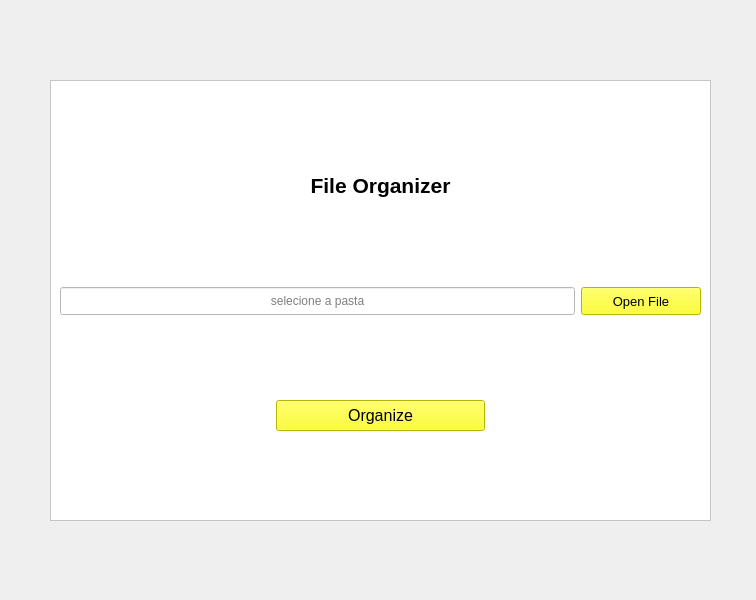
<?xml version="1.0" encoding="UTF-8"?>
<ui version="4.0">
 <class>MainWindow</class>
 <widget class="QMainWindow" name="MainWindow">
  <property name="geometry">
   <rect>
    <x>0</x>
    <y>0</y>
    <width>756</width>
    <height>600</height>
   </rect>
  </property>
  <property name="windowTitle">
   <string>MainWindow</string>
  </property>
  <widget class="QWidget" name="centralwidget">
   <widget class="QFrame" name="frame">
    <property name="geometry">
     <rect>
      <x>50</x>
      <y>80</y>
      <width>661</width>
      <height>441</height>
     </rect>
    </property>
    <property name="styleSheet">
     <string notr="true">background-color: rgb(255, 255, 255);</string>
    </property>
    <property name="frameShape">
     <enum>QFrame::StyledPanel</enum>
    </property>
    <property name="frameShadow">
     <enum>QFrame::Raised</enum>
    </property>
    <layout class="QVBoxLayout" name="verticalLayout">
     <item>
      <widget class="QLabel" name="label">
       <property name="font">
        <font>
         <pointsize>10</pointsize>
        </font>
       </property>
       <property name="text">
        <string>&lt;html&gt;&lt;head/&gt;&lt;body&gt;&lt;p align=&quot;center&quot;&gt;&lt;img src=&quot;C:\Users\Pedro\Desktop\CYBER TECH\logo_cyber_tech.png&quot; alt=&quot;Marca Cyber Tech&quot;&gt;&lt;/p&gt;&lt;p align=&quot;center&quot;&gt;&lt;span style=&quot; font-size:16pt; font-weight:600;&quot;&gt;File Organizer&lt;/span&gt;&lt;/p&gt;&lt;/body&gt;&lt;/html&gt;</string>
       </property>
      </widget>
     </item>
     <item>
      <layout class="QHBoxLayout" name="horizontalLayout">
       <item>
        <widget class="QLineEdit" name="txt">
         <property name="minimumSize">
          <size>
           <width>0</width>
           <height>28</height>
          </size>
         </property>
         <property name="alignment">
          <set>Qt::AlignCenter</set>
         </property>
         <property name="placeholderText">
          <string>selecione a pasta</string>
         </property>
        </widget>
       </item>
       <item>
        <widget class="QPushButton" name="btn_open">
         <property name="minimumSize">
          <size>
           <width>120</width>
           <height>28</height>
          </size>
         </property>
         <property name="font">
          <font>
           <pointsize>10</pointsize>
          </font>
         </property>
         <property name="cursor">
          <cursorShape>ArrowCursor</cursorShape>
         </property>
         <property name="styleSheet">
          <string notr="true">QPushButton{bordert-top-right-radious: 15px; background-color: rgb(255, 255, 0)}
QPushButton:hover{color: #000000; background-color: rgb(0, 255, 255)}
</string>
         </property>
         <property name="text">
          <string>Open File</string>
         </property>
        </widget>
       </item>
      </layout>
     </item>
     <item>
      <layout class="QHBoxLayout" name="horizontalLayout_2">
       <item>
        <widget class="QLabel" name="label_2">
         <property name="text">
          <string/>
         </property>
        </widget>
       </item>
       <item>
        <widget class="QPushButton" name="btn_organize">
         <property name="minimumSize">
          <size>
           <width>200</width>
           <height>31</height>
          </size>
         </property>
         <property name="font">
          <font>
           <pointsize>12</pointsize>
          </font>
         </property>
         <property name="cursor">
          <cursorShape>OpenHandCursor</cursorShape>
         </property>
         <property name="styleSheet">
          <string notr="true">QPushButton{bordert-top-right-radious: 15px;background-color: rgb(255, 255, 0)}
QPushButton:hover{color: #000000; background-color: rgb(0, 255, 255)}
</string>
         </property>
         <property name="text">
          <string>Organize</string>
         </property>
        </widget>
       </item>
       <item>
        <widget class="QLabel" name="label_3">
         <property name="text">
          <string/>
         </property>
        </widget>
       </item>
      </layout>
     </item>
    </layout>
   </widget>
  </widget>
 </widget>
 <resources/>
 <connections/>
</ui>
